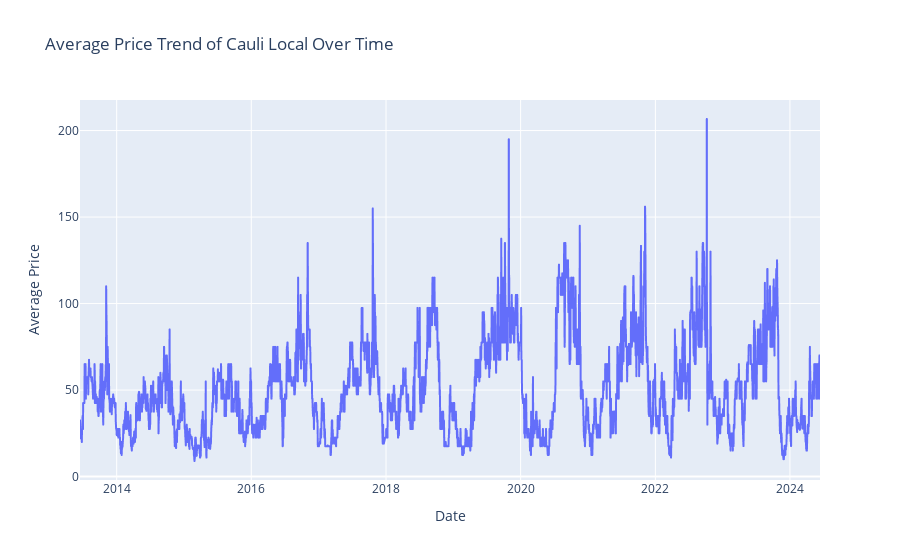
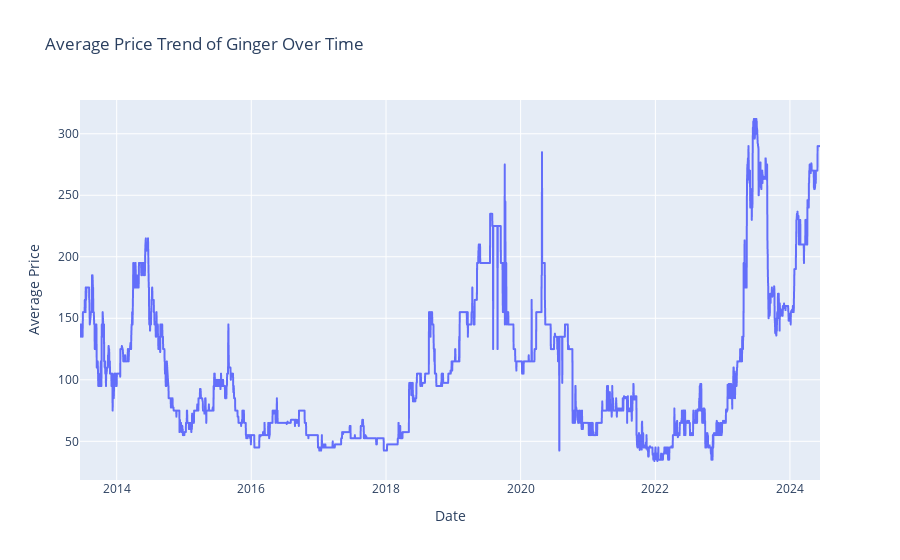
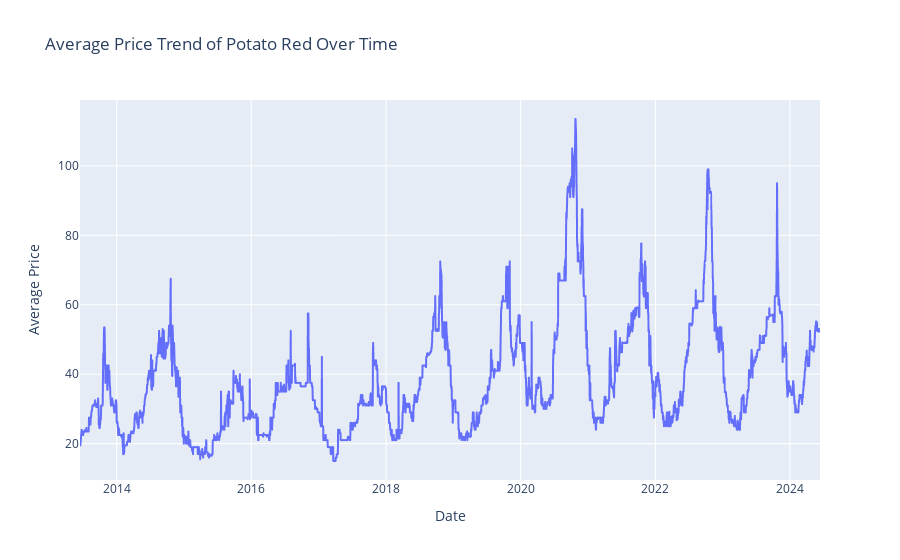
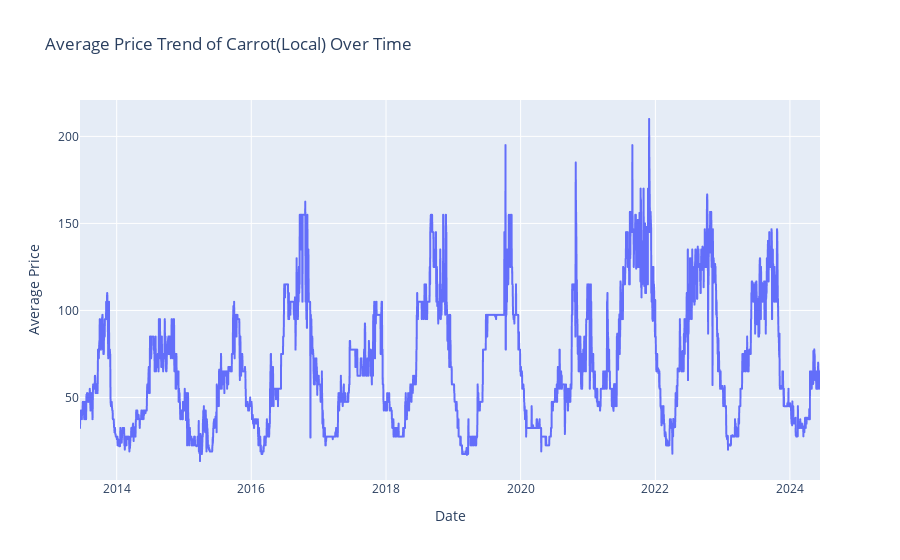

Notebook source saved alongside these figures, in order:
### Code cell
# Create separate figures for each commodity
for commodity in selected_commodities:
    # Filter data for the current commodity
    subset = data[data['Commodity'] == commodity]
    
    # Create an empty figure
    fig = px.line(subset, x='Date', y='Average', title=f'Average Price Trend of {commodity} Over Time')
    
    # Customize layout
    fig.update_layout(
        xaxis_title='Date',
        yaxis_title='Average Price',
        legend_title='Commodity',
    )
    
    # Show the plot
    fig.show()

### Figure 1 — Plotly figure (JSON) as saved in the notebook; plotly's stock layout.template omitted (floating-point values rounded to 4 significant figures; data arrays with more than 128 entries replaced by an {"elided": "..."} marker saying what was removed)
{"data": [{"hovertemplate": "Date=%{x}<br>Average=%{y}<extra></extra>", "legendgroup": "", "line": {"color": "#636efa", "dash": "solid"}, "marker": {"symbol": "circle"}, "mode": "lines", "name": "", "showlegend": false, "type": "scattergl", "x": {"elided": "3849 str values"}, "xaxis": "x", "y": {"elided": "3849 float values"}, "yaxis": "y"}], "layout": {"legend": {"title": {"text": "Commodity"}, "tracegroupgap": 0}, "title": {"text": "Average Price Trend of Cauli Local Over Time"}, "xaxis": {"anchor": "y", "domain": [0, 1], "title": {"text": "Date"}}, "yaxis": {"anchor": "x", "domain": [0, 1], "title": {"text": "Average Price"}}}}

### Figure 2 — Plotly figure (JSON) as saved in the notebook; plotly's stock layout.template omitted (floating-point values rounded to 4 significant figures; data arrays with more than 128 entries replaced by an {"elided": "..."} marker saying what was removed)
{"data": [{"hovertemplate": "Date=%{x}<br>Average=%{y}<extra></extra>", "legendgroup": "", "line": {"color": "#636efa", "dash": "solid"}, "marker": {"symbol": "circle"}, "mode": "lines", "name": "", "showlegend": false, "type": "scattergl", "x": {"elided": "3849 str values"}, "xaxis": "x", "y": {"elided": "3849 float values"}, "yaxis": "y"}], "layout": {"legend": {"title": {"text": "Commodity"}, "tracegroupgap": 0}, "title": {"text": "Average Price Trend of Ginger Over Time"}, "xaxis": {"anchor": "y", "domain": [0, 1], "title": {"text": "Date"}}, "yaxis": {"anchor": "x", "domain": [0, 1], "title": {"text": "Average Price"}}}}

### Figure 3 — Plotly figure (JSON) as saved in the notebook; plotly's stock layout.template omitted (floating-point values rounded to 4 significant figures; data arrays with more than 128 entries replaced by an {"elided": "..."} marker saying what was removed)
{"data": [{"hovertemplate": "Date=%{x}<br>Average=%{y}<extra></extra>", "legendgroup": "", "line": {"color": "#636efa", "dash": "solid"}, "marker": {"symbol": "circle"}, "mode": "lines", "name": "", "showlegend": false, "type": "scattergl", "x": {"elided": "3834 str values"}, "xaxis": "x", "y": {"elided": "3834 float values"}, "yaxis": "y"}], "layout": {"legend": {"title": {"text": "Commodity"}, "tracegroupgap": 0}, "title": {"text": "Average Price Trend of Potato Red Over Time"}, "xaxis": {"anchor": "y", "domain": [0, 1], "title": {"text": "Date"}}, "yaxis": {"anchor": "x", "domain": [0, 1], "title": {"text": "Average Price"}}}}

### Figure 4 — Plotly figure (JSON) as saved in the notebook; plotly's stock layout.template omitted (floating-point values rounded to 4 significant figures; data arrays with more than 128 entries replaced by an {"elided": "..."} marker saying what was removed)
{"data": [{"hovertemplate": "Date=%{x}<br>Average=%{y}<extra></extra>", "legendgroup": "", "line": {"color": "#636efa", "dash": "solid"}, "marker": {"symbol": "circle"}, "mode": "lines", "name": "", "showlegend": false, "type": "scattergl", "x": {"elided": "3829 str values"}, "xaxis": "x", "y": {"elided": "3829 float values"}, "yaxis": "y"}], "layout": {"legend": {"title": {"text": "Commodity"}, "tracegroupgap": 0}, "title": {"text": "Average Price Trend of Carrot(Local) Over Time"}, "xaxis": {"anchor": "y", "domain": [0, 1], "title": {"text": "Date"}}, "yaxis": {"anchor": "x", "domain": [0, 1], "title": {"text": "Average Price"}}}}
